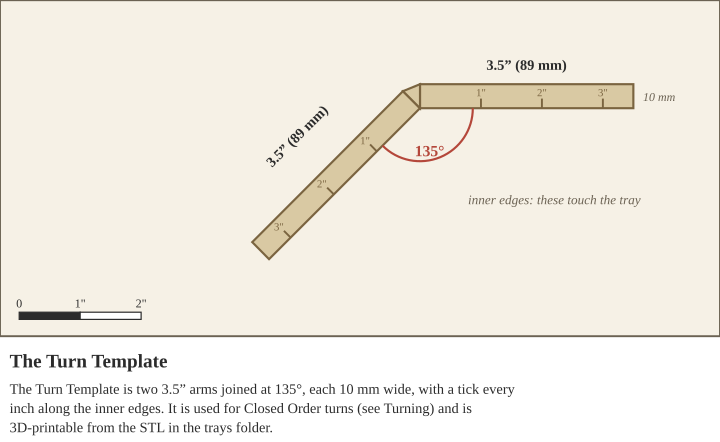

Here is the Python script that generated this plot:
from style import *
import math
ARM, BAR = 3.5 * IN, 10.0
W, H = 300, 140
s = SVG(W, H, 'The Turn Template', [
    'The Turn Template is two 3.5” arms joined at 135°, each 10 mm wide, with a tick every inch along the inner edges. It is used for',
    'Closed Order turns (see Turning) and is 3D-printable from the STL in the trays folder.'])
s.panel(0, 0, W, H)
px, py = 175, 45
uA, nA = (1.0, 0.0), (0.0, -1.0)
a = math.radians(135); uB = (math.cos(a), math.sin(a)); nB = (-uB[1], uB[0])
def P(*pts): return ' '.join(f'{px+x:.1f},{py+y:.1f}' for x, y in pts)
def arm(u, n): return [(0, 0), (ARM*u[0], ARM*u[1]), (ARM*u[0]+BAR*n[0], ARM*u[1]+BAR*n[1]), (BAR*n[0], BAR*n[1])]
fill, edge = '#d9c9a3', '#7a6440'
for u, n in ((uA, nA), (uB, nB)):
    s.add(f'<polygon points="{P(*arm(u, n))}" fill="{fill}" stroke="{edge}" stroke-width="0.9"/>')
s.add(f'<polygon points="{P((0,0),(BAR*nA[0],BAR*nA[1]),(BAR*nB[0],BAR*nB[1]))}" fill="{fill}" stroke="{edge}" stroke-width="0.9"/>')
for u, n in ((uA, nA), (uB, nB)):
    for i in range(1, 4):
        x, y = i*IN*u[0], i*IN*u[1]
        s.add(f'<line x1="{px+x:.1f}" y1="{py+y:.1f}" x2="{px+x+4*n[0]:.1f}" y2="{py+y+4*n[1]:.1f}" stroke="{edge}" stroke-width="0.8"/>')
        s.text(px + x + 7*n[0], py + y + 7*n[1] + 2, f'{i}"', 4.5, edge)
# dimensions
s.text(px + ARM/2, py - BAR - 6, '3.5” (89 mm)', 6, C['ink'], bold=True)
mx, my = px + ARM/2*uB[0] + 26*nB[0], py + ARM/2*uB[1] + 26*nB[1]
s.text(mx, my, '3.5” (89 mm)', 6, C['ink'], bold=True, rot=-45)
r = 22
s.add(f'<path d="M{px+r:.1f},{py:.1f} A{r},{r} 0 0 1 {px+r*uB[0]:.1f},{py+r*uB[1]:.1f}" fill="none" stroke="{C["red"]}" stroke-width="0.9"/>')
s.text(px + 4, py + 20, '135°', 6.5, C['red'], bold=True)
s.text(px + ARM + 4, py - BAR/2 + 2, '10 mm', 5, C['line'], 'start', italic=True)
s.text(px + 20, py + 40, 'inner edges: these touch the tray', 5.5, C['line'], 'start', italic=True)
s.scale(8, H - 10)
print(s.save('turn_template.svg'))
